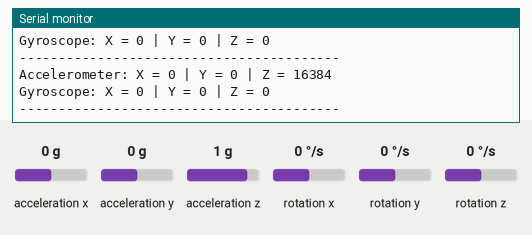
A sketch run on a simulated Arduino Uno, built with avr-gcc and run on an emulated ATmega328P. On the bench: the last lines printed to the serial monitor. Wiring (inferred from the names in the program): MPU-6050 motion sensor at I2C address 0x68. Inputs (shaded band) come from the test bench; at power-on: acceleration x 0 g, acceleration y 0 g, acceleration z 1 g, rotation x 0 °/s, rotation y 0 °/s, rotation z 0 °/s.

Above: at 1.3 s.
1.4 s: acceleration x set to -1.4 g
At 2.05 s:
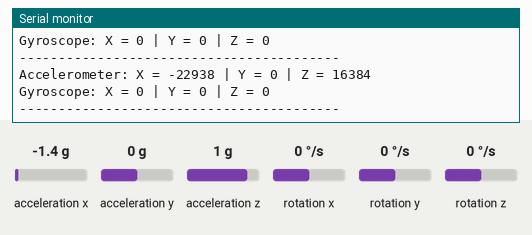
2.9 s: acceleration y set to -1.4 g
At 3.75 s:
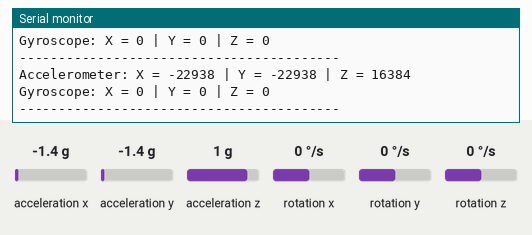
4.4 s: acceleration z set to -1.4 g
At 4.89 s:
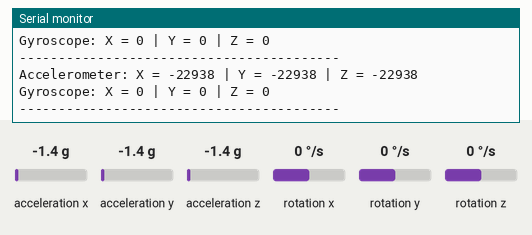
5.9 s: rotation x set to -192 °/s
At 6.6 s:
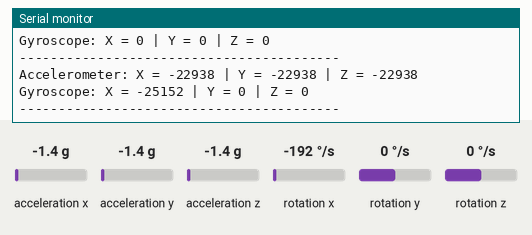
9.0 s: rotation y set to -192 °/s
At 9.48 s:
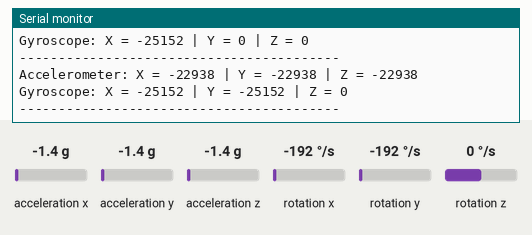
10.5 s: acceleration x set to 0 g
At 11.21 s:
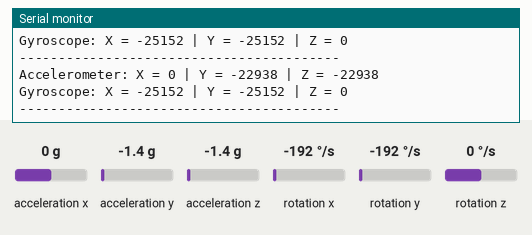

Measured:
- after the input at 1.4 s, the serial monitor: prints a new line after 0.28 s (image 1)
- after the input at 2.9 s, the serial monitor: prints a new line after 0.47 s (image 2)
- after the input at 4.4 s, the serial monitor: prints a new line after 0.10 s (image 3)
- after the input at 5.9 s, the serial monitor: prints a new line after 0.37 s (image 4)
- after the input at 9.0 s, the serial monitor: prints a new line after 0.14 s (image 5)
- after the input at 10.5 s, the serial monitor: prints a new line after 0.32 s (image 6)

The sketch:

MPU-6050.ino
```cpp
#include <Wire.h>

const int MPU = 0x68; // I2C address of the MPU-6050

int16_t AcX, AcY, AcZ, GyX, GyY, GyZ;

void setup() {
  Serial.begin(9600);
  Wire.begin();
  Wire.beginTransmission(MPU);
  Wire.write(0x6B);  // Power management register
  Wire.write(0);     // Set to 0 to wake up the MPU-6050
  Wire.endTransmission(true);
}

void loop() {
  Wire.beginTransmission(MPU);
  Wire.write(0x3B);  // Starting register for accelerometer data
  Wire.endTransmission(false);
  Wire.requestFrom(MPU, 14, true);  // Request 14 registers from the MPU-6050

  // Read accelerometer data
  AcX = Wire.read() << 8 | Wire.read();
  AcY = Wire.read() << 8 | Wire.read();
  AcZ = Wire.read() << 8 | Wire.read();

  // Read temperature data (not needed here but provided for completeness)
  int16_t temp = Wire.read() << 8 | Wire.read();

  // Read gyroscope data
  GyX = Wire.read() << 8 | Wire.read();
  GyY = Wire.read() << 8 | Wire.read();
  GyZ = Wire.read() << 8 | Wire.read();

  // Print accelerometer and gyroscope data to the Serial Monitor
  Serial.print("Accelerometer: ");
  Serial.print("X = "); Serial.print(AcX);
  Serial.print(" | Y = "); Serial.print(AcY);
  Serial.print(" | Z = "); Serial.println(AcZ);

  Serial.print("Gyroscope: ");
  Serial.print("X = "); Serial.print(GyX);
  Serial.print(" | Y = "); Serial.print(GyY);
  Serial.print(" | Z = "); Serial.println(GyZ);

  Serial.println("-----------------------------------------");

  delay(500); // Wait 500 ms before the next reading
}
```
